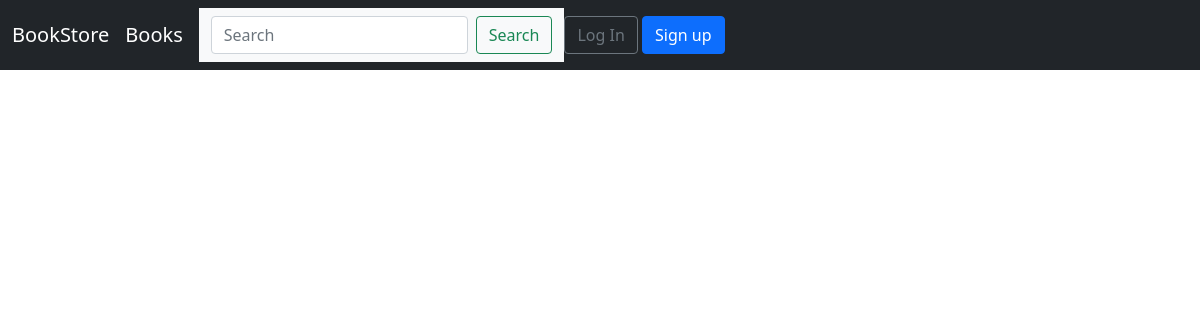
The page /books/ on the database as committed earlier.
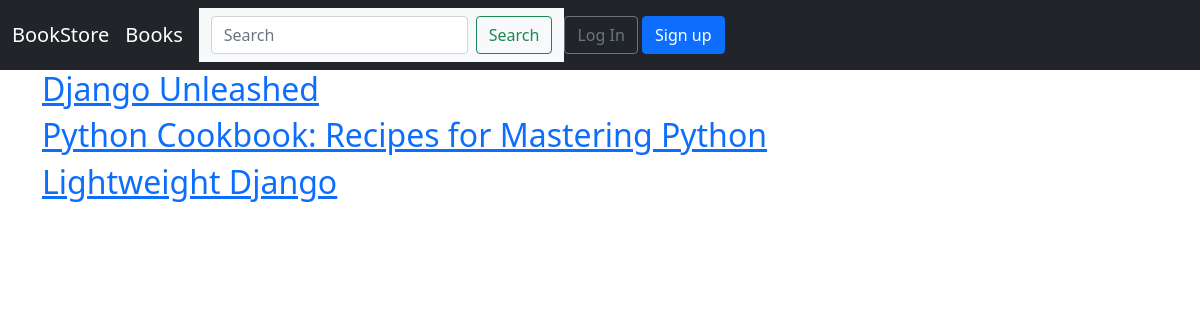
The same page on the database as committed later.
### books/models.py (models this page shows, shortened)
class Book(models.Model):
    id = models.UUIDField(primary_key=True,
        default=uuid.uuid4,
        editable=False)
    title = models.CharField(max_length=200)
    author = models.CharField(max_length=200)
    price = models.DecimalField(max_digits=6, decimal_places=2)
    date_publication = models.DateField(blank=False, null=False)
    cover = models.ImageField(upload_to='covers/', blank=True)
    def get_absolute_url(self):
        return reverse('book_detail', args=[str(self.id)])

### books/views.py (the view)
# urls.py: path('', BookListView.as_view(), name='book_list'),
class BookListView(ListView):
    model = Book
    context_object_name = 'book_list'
    template_name = 'books/book_list.html'

### templates/books/book_list.html (shortened to what this page needs)
{% extends 'base.html' %}
{% block content %}
{% for book in object_list %}
<div>
    <h2><a href="{{ book.get_absolute_url }}">{{ book.title }}</a></h2>
</div>
{% endfor %}
{% endblock content %}

Rows that differ between the two databases and show on the page:
added Book: title "Django Unleashed"
added Book: title "Python Cookbook: Recipes for Mastering Python"
added Book: title "Lightweight Django"
